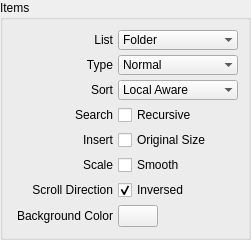
               <widget class="QGroupBox" name="group_items">
                <property name="focusPolicy">
                 <enum>Qt::NoFocus</enum>
                </property>
                <property name="title">
                 <string>Items</string>
                </property>
                <layout class="QGridLayout" name="group_items_layout">
                 <property name="leftMargin">
                  <number>10</number>
                 </property>
                 <property name="topMargin">
                  <number>10</number>
                 </property>
                 <property name="rightMargin">
                  <number>10</number>
                 </property>
                 <property name="bottomMargin">
                  <number>10</number>
                 </property>
                 <property name="spacing">
                  <number>5</number>
                 </property>
                 <item row="2" column="2">
                  <widget class="QComboBox" name="sync_sort">
                   <property name="sizePolicy">
                    <sizepolicy hsizetype="Ignored" vsizetype="Fixed">
                     <horstretch>0</horstretch>
                     <verstretch>0</verstretch>
                    </sizepolicy>
                   </property>
                   <property name="minimumSize">
                    <size>
                     <width>0</width>
                     <height>20</height>
                    </size>
                   </property>
                   <property name="maximumSize">
                    <size>
                     <width>16777215</width>
                     <height>20</height>
                    </size>
                   </property>
                   <property name="focusPolicy">
                    <enum>Qt::NoFocus</enum>
                   </property>
                   <property name="frame">
                    <bool>false</bool>
                   </property>
                   <item>
                    <property name="text">
                     <string>Local Aware</string>
                    </property>
                   </item>
                   <item>
                    <property name="text">
                     <string>Name</string>
                    </property>
                   </item>
                   <item>
                    <property name="text">
                     <string>Time</string>
                    </property>
                   </item>
                   <item>
                    <property name="text">
                     <string>Size</string>
                    </property>
                   </item>
                   <item>
                    <property name="text">
                     <string>Type</string>
                    </property>
                   </item>
                   <item>
                    <property name="text">
                     <string>Unsorted</string>
                    </property>
                   </item>
                   <item>
                    <property name="text">
                     <string>No Sort</string>
                    </property>
                   </item>
                   <item>
                    <property name="text">
                     <string>Reversed</string>
                    </property>
                   </item>
                   <item>
                    <property name="text">
                     <string>Ignore Case</string>
                    </property>
                   </item>
                  </widget>
                 </item>
                 <item row="10" column="0">
                  <widget class="QLabel" name="background">
                   <property name="text">
                    <string>Background Color</string>
                   </property>
                   <property name="alignment">
                    <set>Qt::AlignRight|Qt::AlignTrailing|Qt::AlignVCenter</set>
                   </property>
                  </widget>
                 </item>
                 <item row="4" column="2">
                  <widget class="QCheckBox" name="insert_size">
                   <property name="sizePolicy">
                    <sizepolicy hsizetype="Ignored" vsizetype="Fixed">
                     <horstretch>0</horstretch>
                     <verstretch>0</verstretch>
                    </sizepolicy>
                   </property>
                   <property name="minimumSize">
                    <size>
                     <width>0</width>
                     <height>20</height>
                    </size>
                   </property>
                   <property name="maximumSize">
                    <size>
                     <width>16777215</width>
                     <height>20</height>
                    </size>
                   </property>
                   <property name="focusPolicy">
                    <enum>Qt::NoFocus</enum>
                   </property>
                   <property name="text">
                    <string>Original Size</string>
                   </property>
                  </widget>
                 </item>
                 <item row="3" column="0">
                  <widget class="QLabel" name="label_recursive">
                   <property name="minimumSize">
                    <size>
                     <width>100</width>
                     <height>20</height>
                    </size>
                   </property>
                   <property name="maximumSize">
                    <size>
                     <width>100</width>
                     <height>20</height>
                    </size>
                   </property>
                   <property name="text">
                    <string>Search</string>
                   </property>
                   <property name="alignment">
                    <set>Qt::AlignRight|Qt::AlignTrailing|Qt::AlignVCenter</set>
                   </property>
                  </widget>
                 </item>
                 <item row="3" column="2">
                  <widget class="QCheckBox" name="search_recursive">
                   <property name="sizePolicy">
                    <sizepolicy hsizetype="Ignored" vsizetype="Fixed">
                     <horstretch>0</horstretch>
                     <verstretch>0</verstretch>
                    </sizepolicy>
                   </property>
                   <property name="minimumSize">
                    <size>
                     <width>0</width>
                     <height>20</height>
                    </size>
                   </property>
                   <property name="maximumSize">
                    <size>
                     <width>16777215</width>
                     <height>20</height>
                    </size>
                   </property>
                   <property name="text">
                    <string>Recursive</string>
                   </property>
                  </widget>
                 </item>
                 <item row="4" column="0">
                  <widget class="QLabel" name="label_insert">
                   <property name="minimumSize">
                    <size>
                     <width>100</width>
                     <height>20</height>
                    </size>
                   </property>
                   <property name="maximumSize">
                    <size>
                     <width>100</width>
                     <height>20</height>
                    </size>
                   </property>
                   <property name="focusPolicy">
                    <enum>Qt::NoFocus</enum>
                   </property>
                   <property name="text">
                    <string>Insert</string>
                   </property>
                   <property name="alignment">
                    <set>Qt::AlignRight|Qt::AlignTrailing|Qt::AlignVCenter</set>
                   </property>
                  </widget>
                 </item>
                 <item row="0" column="0">
                  <widget class="QLabel" name="label_list">
                   <property name="minimumSize">
                    <size>
                     <width>100</width>
                     <height>20</height>
                    </size>
                   </property>
                   <property name="maximumSize">
                    <size>
                     <width>100</width>
                     <height>20</height>
                    </size>
                   </property>
                   <property name="focusPolicy">
                    <enum>Qt::NoFocus</enum>
                   </property>
                   <property name="text">
                    <string>List</string>
                   </property>
                   <property name="alignment">
                    <set>Qt::AlignRight|Qt::AlignTrailing|Qt::AlignVCenter</set>
                   </property>
                  </widget>
                 </item>
                 <item row="1" column="2">
                  <widget class="QComboBox" name="sync_type">
                   <property name="sizePolicy">
                    <sizepolicy hsizetype="Ignored" vsizetype="Fixed">
                     <horstretch>0</horstretch>
                     <verstretch>0</verstretch>
                    </sizepolicy>
                   </property>
                   <property name="minimumSize">
                    <size>
                     <width>0</width>
                     <height>20</height>
                    </size>
                   </property>
                   <property name="maximumSize">
                    <size>
                     <width>16777215</width>
                     <height>20</height>
                    </size>
                   </property>
                   <property name="focusPolicy">
                    <enum>Qt::NoFocus</enum>
                   </property>
                   <property name="frame">
                    <bool>false</bool>
                   </property>
                   <item>
                    <property name="text">
                     <string>Normal</string>
                    </property>
                   </item>
                   <item>
                    <property name="text">
                     <string>BackUp~</string>
                    </property>
                   </item>
                  </widget>
                 </item>
                 <item row="10" column="2">
                  <layout class="QHBoxLayout" name="horizontalLayout">
                   <item>
                    <widget class="QPushButton" name="background_color">
                     <property name="text">
                      <string/>
                     </property>
                    </widget>
                   </item>
                   <item>
                    <spacer name="horizontalSpacer">
                     <property name="orientation">
                      <enum>Qt::Horizontal</enum>
                     </property>
                     <property name="sizeHint" stdset="0">
                      <size>
                       <width>40</width>
                       <height>20</height>
                      </size>
                     </property>
                    </spacer>
                   </item>
                   <item>
                    <spacer name="horizontalSpacer_2">
                     <property name="orientation">
                      <enum>Qt::Horizontal</enum>
                     </property>
                     <property name="sizeHint" stdset="0">
                      <size>
                       <width>40</width>
                       <height>20</height>
                      </size>
                     </property>
                    </spacer>
                   </item>
                  </layout>
                 </item>
                 <item row="1" column="0">
                  <widget class="QLabel" name="label_type">
                   <property name="minimumSize">
                    <size>
                     <width>100</width>
                     <height>20</height>
                    </size>
                   </property>
                   <property name="maximumSize">
                    <size>
                     <width>100</width>
                     <height>20</height>
                    </size>
                   </property>
                   <property name="focusPolicy">
                    <enum>Qt::NoFocus</enum>
                   </property>
                   <property name="text">
                    <string>Type</string>
                   </property>
                   <property name="alignment">
                    <set>Qt::AlignRight|Qt::AlignTrailing|Qt::AlignVCenter</set>
                   </property>
                  </widget>
                 </item>
                 <item row="0" column="2">
                  <widget class="QComboBox" name="sync_list">
                   <property name="sizePolicy">
                    <sizepolicy hsizetype="Ignored" vsizetype="Fixed">
                     <horstretch>0</horstretch>
                     <verstretch>0</verstretch>
                    </sizepolicy>
                   </property>
                   <property name="minimumSize">
                    <size>
                     <width>0</width>
                     <height>20</height>
                    </size>
                   </property>
                   <property name="maximumSize">
                    <size>
                     <width>16777215</width>
                     <height>20</height>
                    </size>
                   </property>
                   <property name="focusPolicy">
                    <enum>Qt::NoFocus</enum>
                   </property>
                   <property name="frame">
                    <bool>false</bool>
                   </property>
                   <item>
                    <property name="text">
                     <string>Folder</string>
                    </property>
                   </item>
                   <item>
                    <property name="text">
                     <string>Krita</string>
                    </property>
                   </item>
                   <item>
                    <property name="text">
                     <string>Reference</string>
                    </property>
                   </item>
                  </widget>
                 </item>
                 <item row="2" column="0">
                  <widget class="QLabel" name="label_sort">
                   <property name="minimumSize">
                    <size>
                     <width>100</width>
                     <height>20</height>
                    </size>
                   </property>
                   <property name="maximumSize">
                    <size>
                     <width>100</width>
                     <height>20</height>
                    </size>
                   </property>
                   <property name="focusPolicy">
                    <enum>Qt::NoFocus</enum>
                   </property>
                   <property name="text">
                    <string>Sort</string>
                   </property>
                   <property name="alignment">
                    <set>Qt::AlignRight|Qt::AlignTrailing|Qt::AlignVCenter</set>
                   </property>
                  </widget>
                 </item>
                 <item row="6" column="2">
                  <widget class="QCheckBox" name="scale_method">
                   <property name="sizePolicy">
                    <sizepolicy hsizetype="Ignored" vsizetype="Fixed">
                     <horstretch>0</horstretch>
                     <verstretch>0</verstretch>
                    </sizepolicy>
                   </property>
                   <property name="minimumSize">
                    <size>
                     <width>0</width>
                     <height>20</height>
                    </size>
                   </property>
                   <property name="maximumSize">
                    <size>
                     <width>16777215</width>
                     <height>20</height>
                    </size>
                   </property>
                   <property name="text">
                    <string>Smooth</string>
                   </property>
                  </widget>
                 </item>
                 <item row="6" column="0">
                  <widget class="QLabel" name="label_scale">
                   <property name="minimumSize">
                    <size>
                     <width>100</width>
                     <height>20</height>
                    </size>
                   </property>
                   <property name="maximumSize">
                    <size>
                     <width>100</width>
                     <height>20</height>
                    </size>
                   </property>
                   <property name="text">
                    <string>Scale</string>
                   </property>
                   <property name="alignment">
                    <set>Qt::AlignRight|Qt::AlignTrailing|Qt::AlignVCenter</set>
                   </property>
                  </widget>
                 </item>
                 <item row="7" column="0">
                  <widget class="QLabel" name="label_3">
                   <property name="text">
                    <string>Scroll Direction</string>
                   </property>
                   <property name="alignment">
                    <set>Qt::AlignRight|Qt::AlignTrailing|Qt::AlignVCenter</set>
                   </property>
                  </widget>
                 </item>
                 <item row="7" column="2">
                  <widget class="QCheckBox" name="inverse_direction">
                   <property name="text">
                    <string>Inversed</string>
                   </property>
                   <property name="checked">
                    <bool>true</bool>
                   </property>
                  </widget>
                 </item>
                </layout>
               </widget>
